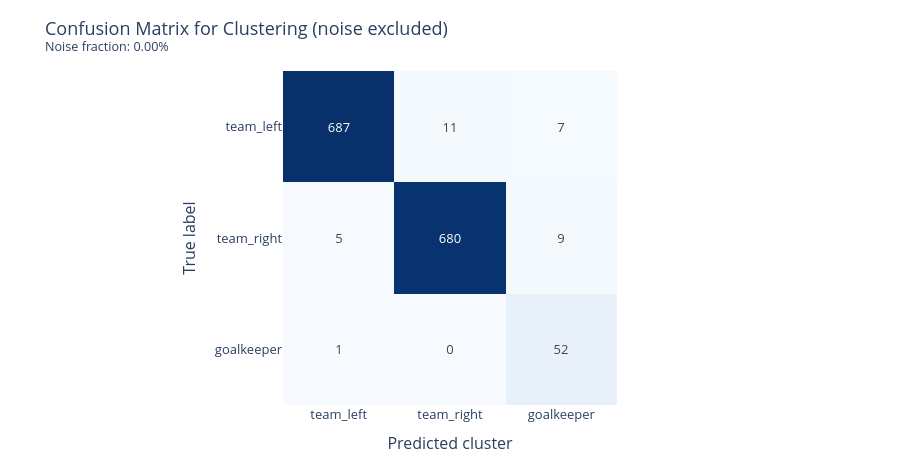

Source (notebook cell):
### Code cell
model_name = "dino"
method = 'gmm'
X, y_true = embeddings[model_name]
_, clusters = run_clustering(X, y_true, method, is_umap=True, is_pca=True, is_scale=False)
plot_confusion_matrix_clustering(y_true, clusters)

### Figure 1 — Plotly figure (JSON) as saved in the notebook; plotly's stock layout.template omitted (floating-point values rounded to 4 significant figures)
{"data": [{"coloraxis": "coloraxis", "hovertemplate": "True: %{y}<br>Predicted: %{x}<br>Value: %{z}<extra></extra>", "name": "0", "texttemplate": "%{z:d}", "type": "heatmap", "x": ["team_left", "team_right", "goalkeeper"], "xaxis": "x", "y": ["team_left", "team_right", "goalkeeper"], "yaxis": "y", "z": [[687, 11, 7], [5, 680, 9], [1, 0, 52]]}], "layout": {"coloraxis": {"colorscale": [[0, "rgb(247,251,255)"], [0.125, "rgb(222,235,247)"], [0.25, "rgb(198,219,239)"], [0.375, "rgb(158,202,225)"], [0.5, "rgb(107,174,214)"], [0.625, "rgb(66,146,198)"], [0.75, "rgb(33,113,181)"], [0.875, "rgb(8,81,156)"], [1, "rgb(8,48,107)"]], "showscale": false}, "font": {"size": 13}, "height": 460, "margin": {"b": 20, "l": 20, "r": 20, "t": 70}, "title": {"text": "Confusion Matrix for Clustering (noise excluded)<br><sup>Noise fraction: 0.00%</sup>"}, "xaxis": {"anchor": "y", "constrain": "domain", "domain": [0, 1], "scaleanchor": "y", "title": {"text": "Predicted cluster"}}, "yaxis": {"anchor": "x", "autorange": "reversed", "constrain": "domain", "domain": [0, 1], "title": {"text": "True label"}}}}
